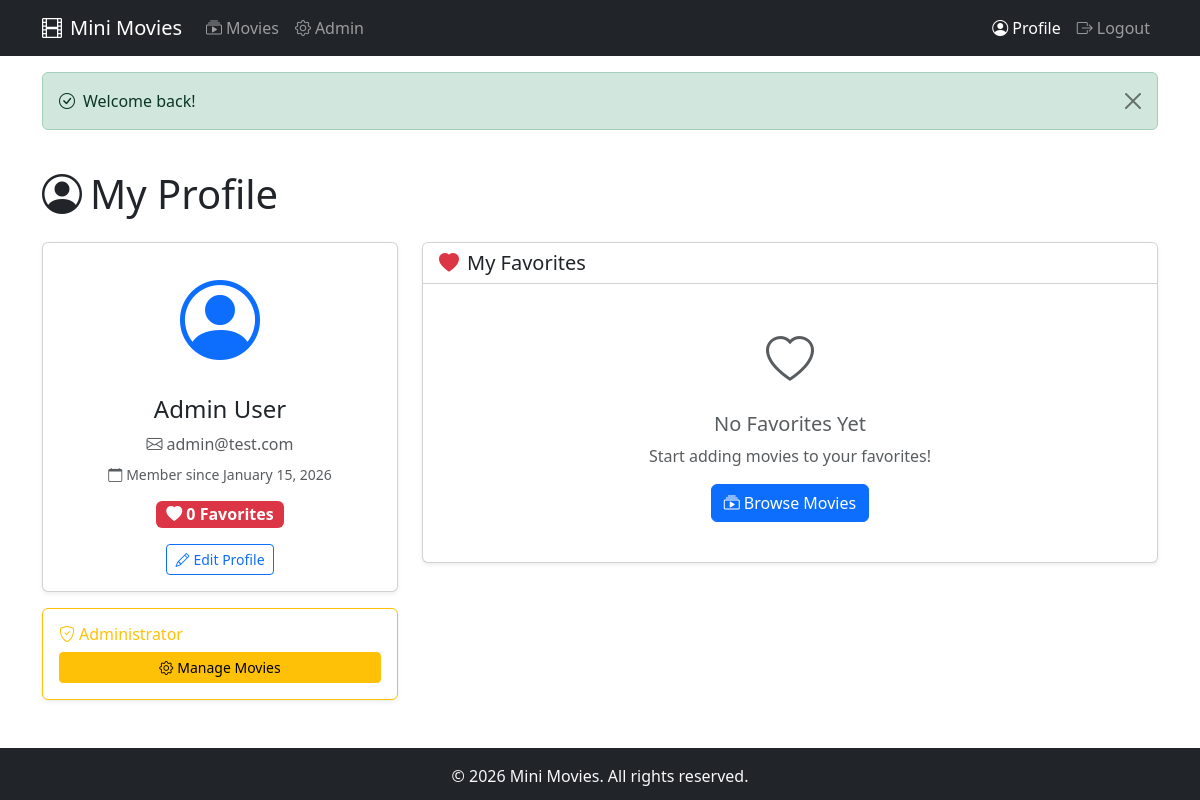
Screenshot of /profile (signed in) with the database file from the repository.
### tables this page shows
CREATE TABLE IF NOT EXISTS users (
    id INT UNSIGNED AUTO_INCREMENT PRIMARY KEY,
    name VARCHAR(100) NOT NULL,
    email VARCHAR(255) NOT NULL,
    password_hash VARCHAR(255) NOT NULL,
    is_admin TINYINT(1) NOT NULL DEFAULT 0,
    created_at TIMESTAMP DEFAULT CURRENT_TIMESTAMP,
    updated_at TIMESTAMP DEFAULT CURRENT_TIMESTAMP ON UPDATE CURRENT_TIMESTAMP,
    
    UNIQUE INDEX idx_users_email (email)
);

### src/Helpers/functions.php (called while the page is built, shortened)
<?php
function db(): PDO
{
    static $pdo = null;
    if ($pdo === null) {
        $config = require __DIR__ . '/../../config/database.php';
        $driver = $config['driver'];
        if ($driver === 'mysql') {
            $dsn = sprintf(
                'mysql:host=%s;port=%d;dbname=%s;charset=%s',
                $config['mysql']['host'],
                $config['mysql']['port'],
                $config['mysql']['database'],
                $config['mysql']['charset']
            );
            $pdo = new PDO($dsn, $config['mysql']['username'], $config['mysql']['password'], $config['options']);
        } else {
            $dsn = 'sqlite:' . $config['sqlite']['path'];
            $pdo = new PDO($dsn, null, null, $config['options']);
        }
    }
    return $pdo;
}
function h(?string $string): string
{
    return htmlspecialchars($string ?? '', ENT_QUOTES, 'UTF-8');
}
function currentUserId(): ?int
{
    return $_SESSION['user_id'] ?? null;
}
function isAdmin(): bool
{
    return isset($_SESSION['is_admin']) && $_SESSION['is_admin'] === true;
}
function view(string $template, array $data = []): void
{
    extract($data);
    require __DIR__ . '/../Views/' . $template . '.php';
    require __DIR__ . '/../Views/layouts/main.php';
}

### public/index.php (called while the page is built, shortened)
<?php
require_once __DIR__ . '/../src/Helpers/functions.php';
$method = $_SERVER['REQUEST_METHOD'];
$path = parse_url($_SERVER['REQUEST_URI'] ?? '/', PHP_URL_PATH);
$path = $path !== '/' ? rtrim($path, '/') : '/';
try {
    match (true) {
        $path === '/' => redirect('/movies'),
        $path === '/register' && $method === 'GET' => require __DIR__ . '/../src/Controllers/AuthController.php',
        $path === '/register' && $method === 'POST' => require __DIR__ . '/../src/Controllers/AuthController.php',
        $path === '/login' && $method === 'GET' => require __DIR__ . '/../src/Controllers/AuthController.php',
        $path === '/login' && $method === 'POST' => require __DIR__ . '/../src/Controllers/AuthController.php',
        $path === '/logout' && $method === 'POST' => require __DIR__ . '/../src/Controllers/AuthController.php',
        $path === '/profile' && $method === 'GET' => require __DIR__ . '/../src/Controllers/ProfileController.php',
        $path === '/profile/edit' && $method === 'GET' => require __DIR__ . '/../src/Controllers/ProfileController.php',
        $path === '/profile/edit' && $method === 'POST' => require __DIR__ . '/../src/Controllers/ProfileController.php',
        $path === '/movies' && $method === 'GET' => require __DIR__ . '/../src/Controllers/MovieController.php',
        preg_match('#^/movies/(\d+)$#', $path) === 1 => require __DIR__ . '/../src/Controllers/MovieController.php',
        preg_match('#^/movies/(\d+)/favorite$#', $path) === 1 && $method === 'POST'
            => require __DIR__ . '/../src/Controllers/FavoriteController.php',
        preg_match('#^/movies/(\d+)/unfavorite$#', $path) === 1 && $method === 'POST'
            => require __DIR__ . '/../src/Controllers/FavoriteController.php',
        str_starts_with($path, '/admin') => require __DIR__ . '/../src/Controllers/AdminController.php',
        default => require __DIR__ . '/../src/Views/errors/404.php',
    };
} catch (Throwable $e) {
    error_log($e->getMessage());
    http_response_code(500);
    require __DIR__ . '/../src/Views/errors/500.php';
}

### src/Models/Model.php (called while the page is built, shortened)
<?php
abstract class Model
{
    protected static function db(): PDO
    {
        return db();
    }
}

### src/Models/User.php (called while the page is built, shortened)
<?php
require_once __DIR__ . '/Model.php';
class User extends Model
{
    public static function findById(int $id): ?array
    {
        $sql = 'SELECT * FROM users WHERE id = :id LIMIT 1';
        $stmt = self::db()->prepare($sql);
        $stmt->execute(['id' => $id]);
        $result = $stmt->fetch();
        return $result ?: null;
    }
}

### src/Views/profile/index.php (the view, shortened to what this page needs)
<?php
$user = $user ?? [];
$favorites = $favorites ?? [];
$favorite_count = $favorite_count ?? 0;
$memberSince = !empty($user['created_at'])
    ? date('F j, Y', strtotime($user['created_at']))
    : 'Unknown';
?>
<h1 class="mb-4">
    <i class="bi bi-person-circle me-2"></i>My Profile
</h1>
<div class="row">
    <div class="col-md-4 mb-4">
        <div class="card shadow-sm">
            <div class="card-body text-center">
                <div class="mb-3">
                    <i class="bi bi-person-circle text-primary" style="font-size: 5rem;"></i>
                </div>
                <h4 class="card-title"><?= h($user['name'] ?? 'User') ?></h4>
                <p class="text-muted mb-2">
                    <i class="bi bi-envelope me-1"></i><?= h($user['email'] ?? '') ?>
                </p>
                <p class="text-muted small mb-3">
                    <i class="bi bi-calendar me-1"></i>Member since <?= $memberSince ?>
                </p>
                <div class="d-flex justify-content-center gap-2 mb-3">
                    <span class="badge bg-danger fs-6">
                        <i class="bi bi-heart-fill me-1"></i><?= $favorite_count ?> Favorite<?= $favorite_count !== 1 ? 's' : '' ?>
                    </span>
                </div>
                <a href="/profile/edit" class="btn btn-outline-primary btn-sm">
                    <i class="bi bi-pencil me-1"></i>Edit Profile
                </a>
            </div>
        </div>
        <?php if (isAdmin()) : ?>
        <div class="card mt-3 shadow-sm border-warning">
            <div class="card-body">
                <h6 class="card-title text-warning">
                    <i class="bi bi-shield-check me-1"></i>Administrator
                </h6>
                <a href="/admin/movies" class="btn btn-warning btn-sm w-100">
                    <i class="bi bi-gear me-1"></i>Manage Movies
                </a>
            </div>
        </div>
        <?php endif; ?>
    </div>
    <div class="col-md-8">
        <div class="card shadow-sm">
            <div class="card-header bg-white">
                <h5 class="mb-0">
                    <i class="bi bi-heart-fill text-danger me-2"></i>My Favorites
                </h5>
            </div>
            <div class="card-body">
                <?php if (empty($favorites)) : ?>
                <div class="text-center py-4">
                    <i class="bi bi-heart text-muted" style="font-size: 3rem;"></i>
                    <h5 class="mt-3 text-muted">No Favorites Yet</h5>
                    <p class="text-muted">Start adding movies to your favorites!</p>
                    <a href="/movies" class="btn btn-primary">
                        <i class="bi bi-collection-play me-1"></i>Browse Movies
                    </a>
                </div>
                <?php endif; ?>
            </div>
        </div>
    </div>
</div>

### src/Views/layouts/main.php (style rules this page uses)
body { min-height: 100vh; display: flex; flex-direction: column; }

### rows the page displays
users: name "Admin User", email "admin@test.com", created_at "January 15, 2026"

### other values shown
$flash['success'] "Welcome back!"
$favorite_count "0"
